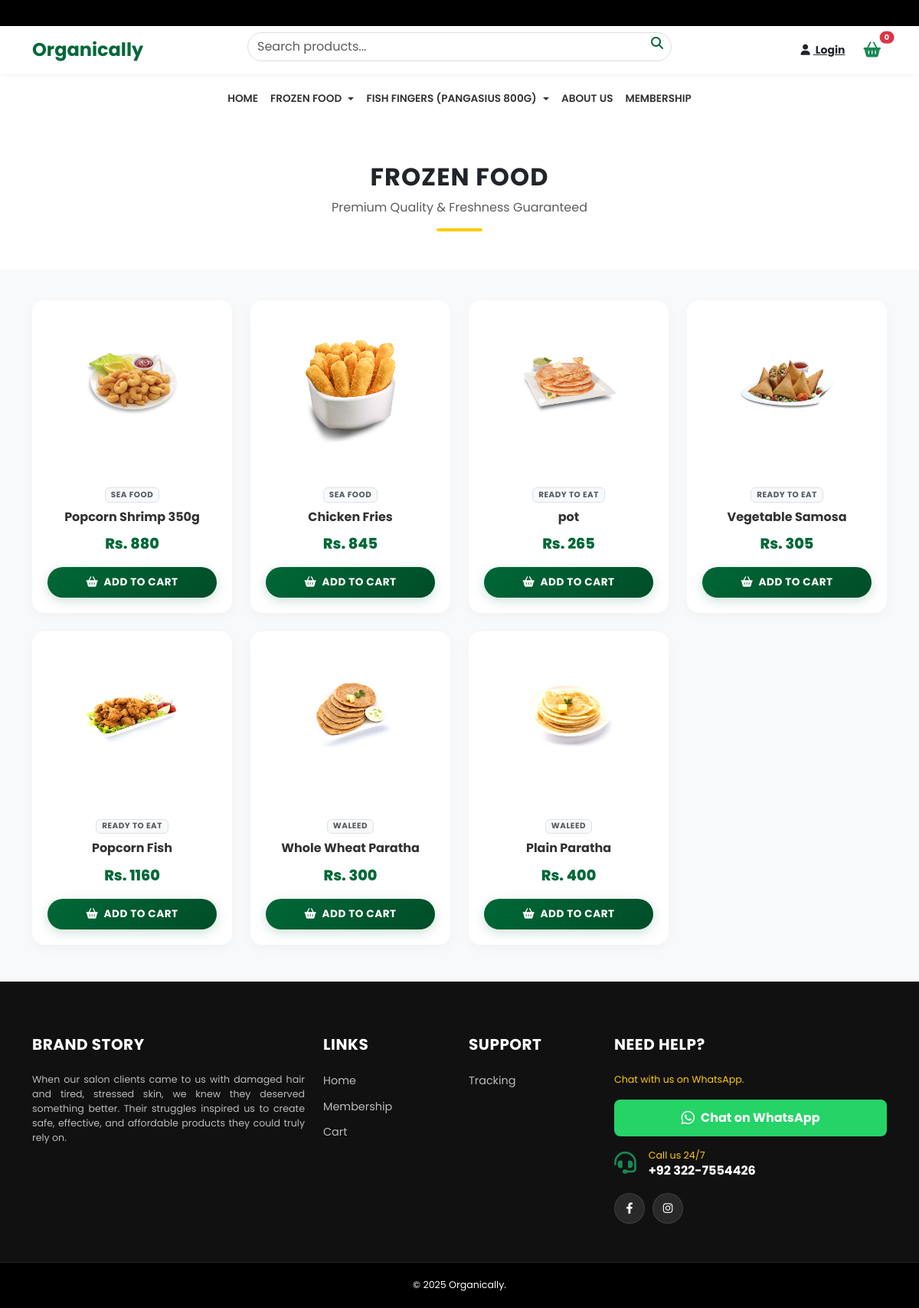
Page /category/1/ on the committed database.
### store/models.py (models this page shows, shortened)
class Category(models.Model):
    name = models.CharField(max_length=100, unique=True)
    image = models.ImageField(upload_to='categories/', blank=True, null=True)
    parents = models.ManyToManyField('self', related_name='children', blank=True, symmetrical=False)
    class Meta: verbose_name_plural = "Categories"

class Product(models.Model):
    categories = models.ManyToManyField(Category, related_name='products')
    name = models.CharField(max_length=200)
    description = models.TextField(blank=True)
    ingredients = models.TextField(blank=True, help_text="Enter ingredients here. Press Enter for new lines.")
    how_to_use = models.TextField(blank=True, help_text="Usage instructions.")
    shipping_info = models.TextField(blank=True, default="Standard delivery charges apply. Delivery within 3-5 working days.")
    price = models.DecimalField(max_digits=10, decimal_places=2)
    image = models.ImageField(upload_to='products/')
    is_available = models.BooleanField(default=True)
    stock = models.PositiveIntegerField(default=0)
    discount_percentage = models.PositiveIntegerField(default=0, help_text="Discount in % (0-100)")
    discount_end_time = models.DateTimeField(null=True, blank=True)
    @property
    def category(self): return self.categories.first()
    def is_discount_active(self):
        return self.discount_percentage > 0 and self.discount_end_time and self.discount_end_time > timezone.now()

### store/views.py (the view)
# urls.py: path('category/<int:category_id>/', views.category_view, name='category_view'),
def category_view(request, category_id):
    c = get_object_or_404(Category, id=category_id)
    if c.children.exists():
        products = Product.objects.filter(categories__in=list(c.children.all()) + [c]).distinct()
    else:
        products = Product.objects.filter(categories=c)
    return render(request, 'store/category.html', {
        'category': c,
        'products': products,
        'categories': Category.objects.all()
    })

### orders/context_processors.py (called while the page is built)
def cart_count(request):
    cart = request.session.get('cart', {})
    return {'cart_item_count': sum(cart.values())}

### templates/store/category.html (shortened to what this page needs)
{% extends 'store/base.html' %}
{% block content %}
<div class="category-header">
    <div class="container">
        <h2 class="fw-bold mb-2 text-uppercase text-dark" style="letter-spacing: 1px;">{{ category.name }}</h2>
        <p class="text-muted mb-0">Premium Quality & Freshness Guaranteed</p>
    </div>
</div>
<div class="container mb-5" style="min-height: 60vh;">
    {% if products %}
    <div class="row g-4">
        {% for product in products %}
        <div class="col-6 col-md-3 d-flex align-items-stretch">
            <div class="product-card w-100">
                <a href="{% url 'product_detail' product.id %}" class="product-img-wrapper">
                    {% if product.image %}
                        <img src="{{ product.image.url }}" alt="{{ product.name }}">
                    {% else %}
                        <img src="https://via.placeholder.com/200x200?text=No+Image" alt="No Image">
                    {% endif %}
                </a>
                <div class="card-body">
                    <div class="mb-2"><span class="badge bg-light text-muted border text-uppercase" style="font-size: 0.65rem; letter-spacing: 0.5px;">{{ product.category.name|default:"General" }}</span></div>
                    <h5 class="card-title"><a href="{% url 'product_detail' product.id %}">{{ product.name }}</a></h5>
                    <div class="mt-auto-wrapper">
                        <div id="price-box-{{ product.id }}">
                            {% if product.stock > 0 and product.is_discount_active %}
                                <p class="price-tag">
                                    <span class="old-price">Rs. {{ product.price|floatformat:0 }}</span>
                                    <span class="current-price">Rs. {{ product.get_price|floatformat:0 }}</span>
                                </p>
                            {% else %}
                                <p class="price-tag">Rs. {{ product.price|floatformat:0 }}</p>
                            {% endif %}
                        </div>
                        <form action="{% url 'add_to_cart' product.id %}" method="POST">
                            <button type="submit" class="btn-add-cart" {% if product.stock <= 0 %}disabled{% endif %}>
                                {% if product.stock > 0 %}
                                    <i class="fas fa-shopping-basket me-1"></i> <span class="d-none d-md-inline">Add to Cart</span><span class="d-inline d-md-none">Add</span>
                                {% else %}
                                    Sold Out
                                {% endif %}
                            </button>
                        </form>
                    </div>
                </div>
            </div>
        </div>
        {% endfor %}
    </div>
    {% endif %}
</div>
{% endblock %}

### templates/store/base.html (shortened to what this page needs)
{% load static %}
<!DOCTYPE html>
<html lang="en">
<head>
    <link href="https://cdn.jsdelivr.net/npm/bootstrap@5.3.0/dist/css/bootstrap.min.css" rel="stylesheet">
    <link rel="stylesheet" href="https://cdnjs.cloudflare.com/ajax/libs/font-awesome/6.4.0/css/all.min.css">
    <link rel="stylesheet" href="https://cdnjs.cloudflare.com/ajax/libs/viewerjs/1.11.3/viewer.min.css">
</head>
<body>
    <div class="top-bar"><div class="marquee-text">Whatsapp us 24/7 at +92 322-7554426 | Free Delivery for Orders over 2500 </div></div>
    <div class="main-header sticky-top">
        <div class="container">
            <div class="row align-items-center g-2">
                <div class="col-6 col-lg-3 d-flex align-items-center">
                    <a href="{% url 'home' %}" class="text-decoration-none"><h4 class="m-0 fw-bold" style="color: var(--primary-green);">Organically</h4></a>
                </div>
                <div class="col-6 col-lg-3 text-end d-flex align-items-center justify-content-end order-lg-3 mobile-actions gap-3">
                    {% if user.is_authenticated %}
                        <div class="dropdown">
                            <a class="text-dark text-decoration-none small fw-bold dropdown-toggle d-flex align-items-center" href="#" data-bs-toggle="dropdown">
                                <i class="fas fa-user-circle fa-lg text-success me-1"></i>
                                <span class="d-none d-lg-inline">{{ user.username }}</span>
                            </a>
                            <ul class="dropdown-menu dropdown-menu-end shadow border-0" style="z-index: 1050;">
                                <li><span class="dropdown-item-text small text-muted">Hi, {{ user.username }}</span></li>
                                <li><hr class="dropdown-divider"></li>
                                <li><a class="dropdown-item small" href="{% url 'my_orders' %}">My Orders</a></li>
                                {% if user.is_superuser %}<li><a class="dropdown-item small text-primary" href="{% url 'admin_dashboard' %}">Admin Panel</a></li>{% endif %}
                                <li><a class="dropdown-item small text-danger" href="{% url 'logout' %}">Logout</a></li>
                            </ul>
                        </div>
                    {% else %}
                        <a href="{% url 'login' %}" class="text-dark small fw-bold"><i class="fas fa-user me-1"></i> Login</a>
                    {% endif %}
                    <a href="{% url 'cart_page' %}" class="btn btn-outline-success rounded-pill position-relative border-0 fw-bold p-1 px-2">
                        <i class="fas fa-shopping-basket fa-lg"></i>
                        <span id="cart-badge" class="position-absolute top-0 start-100 translate-middle badge rounded-pill bg-danger" style="font-size: 0.6rem;">{{ cart_item_count|default:"0" }}</span>
                    </a>
                </div>
                <div class="col-12 col-lg-6 order-lg-2 mt-2 mt-lg-0">
                    <form class="search-box d-flex position-relative" action="{% url 'search' %}" method="GET">
                        <input class="form-control search-input" type="search" name="q" placeholder="Search products..." value="{{ request.GET.q }}">
                        <button class="search-btn" type="submit"><i class="fas fa-search"></i></button>
                    </form>
                </div>
            </div>
        </div>
    </div>
    <nav class="navbar navbar-expand-lg navbar-custom shadow-sm bg-white d-none d-lg-block">
        <div class="container justify-content-center">
            <ul class="navbar-nav align-items-center">
                <li class="nav-item"><a class="nav-link" href="{% url 'home' %}">HOME</a></li>
                {% for cat in categories %}
                    {% if not cat.parents.exists %}
                        {% if cat.children.exists %}
                            <li class="nav-item dropdown">
                                <a class="nav-link dropdown-toggle" href="{% url 'category_view' cat.id %}" id="catDrop{{ cat.id }}" role="button" aria-expanded="false">
                                    {{ cat.name|upper }}
                                </a>
                            </li>
                        {% else %}
                            <li class="nav-item">
                                <a class="nav-link" href="{% url 'category_view' cat.id %}">{{ cat.name|upper }}</a>
                            </li>
                        {% endif %}
                    {% endif %}
                {% endfor %}
                <li class="nav-item"><a class="nav-link" href="{% url 'about' %}">ABOUT US</a></li>
                <li class="nav-item"><a class="nav-link" href="{% url 'membership' %}">MEMBERSHIP</a></li>
            </ul>
        </div>
    </nav>
    <div style="flex: 1;">{% block content %}{% endblock %}</div>
    <footer>
        <div class="container">
            <div class="row g-4">
                <div class="col-lg-4 col-md-6">
                    <h5 class="text-white">Brand Story</h5>
                    <p class="small mb-4" style="color: var(--accent-white); text-align: justify;">
                        When our salon clients came to us with damaged hair and tired, stressed skin, we knew they deserved something better.
                        Their struggles inspired us to create safe, effective, and affordable products they could truly rely on.
                    </p>
                </div>
                <div class="col-lg-2 col-md-6 col-6"><h5>Links</h5><ul><li><a href="{% url 'home' %}">Home</a></li><li><a href="{% url 'membership' %}">Membership</a></li><li><a href="{% url 'cart_page' %}">Cart</a></li></ul></div>
                <div class="col-lg-2 col-md-6 col-6"><h5>Support</h5><ul><li><a href="{% url 'my_orders' %}">Tracking</a></li></ul></div>
                <div class="col-lg-4 col-md-6">
                    <h5>Need Help?</h5>
                    <p class="small mb-3" style="color: var(--accent-yellow);">Chat with us on WhatsApp.</p>
                    <a href="https://wa.me/923227554426" target="_blank" class="btn w-100 mb-3 d-flex align-items-center justify-content-center" style="background-color: #25D366; color: white; font-weight: bold; border:none; padding: 12px; border-radius: 8px;"><i class="fab fa-whatsapp fa-lg me-2"></i> Chat on WhatsApp</a>
                    <div class="d-flex align-items-center mb-3"><i class="fas fa-headset fa-2x text-success me-3"></i><div><p class="mb-0 small" style="color: var(--accent-yellow);">Call us 24/7</p><h6 class="text-white fw-bold m-0">+92 322-7554426</h6></div></div>
                    <div class="footer-social"><a href="https://web.facebook.com/profile.php?id=61584493205748" target="_blank"><i class="fab fa-facebook-f"></i></a><a href="#" target="_blank"><i class="fab fa-instagram"></i></a></div>
                </div>
            </div>
        </div>
        <div class="footer-bottom"><div class="container text-center"><p class="mb-0 small text-white">&copy; 2025 Organically.</p></div></div>
    </footer>
</body>
</html>

### templates/store/base.html (style rules this page uses)
:root { --primary-green: #006837; --accent-yellow: #fecb00; --light-bg: #f8f9fa; }
body { font-family: 'Poppins', sans-serif; background-color: var(--light-bg); display: flex; flex-direction: column; min-height: 100vh; }
.top-bar { background-color: #000; color: #fff; font-size: 0.75rem; padding: 8px 0; overflow: hidden; white-space: nowrap; }
.marquee-text { display: inline-block; padding-left: 100%; animation: marquee 15s linear infinite; }
.main-header { background-color: #fff; padding: 15px 0; box-shadow: 0 2px 10px rgba(0,0,0,0.05); }
.search-input { border-radius: 50px; padding-right: 40px; border: 1px solid #ddd; }
.search-btn { position: absolute; right: 5px; top: 2px; background: none; border: none; color: var(--primary-green); }
.navbar-custom .nav-link { color: #333; font-weight: 600; font-size: 0.85rem; padding: 15px 15px; transition: 0.3s; }
@media (min-width: 992px) { .navbar-custom .dropdown-toggle::after { vertical-align: middle; margin-left: 5px; } }
footer { background-color: #111; color: #bbb; margin-top: auto; padding-top: 70px; font-size: 0.9rem; }
footer h5 { color: #fff; font-weight: 700; margin-bottom: 25px; text-transform: uppercase; letter-spacing: 0.5px; }
footer ul { list-style: none; padding: 0; }
footer ul li { margin-bottom: 12px; }
footer ul li a { color: #bbb; text-decoration: none; transition: 0.3s; }
.footer-social { display: flex; gap: 10px; margin-top: 20px; }
.footer-social a { display: flex; width: 40px; height: 40px; background: rgba(255, 255, 255, 0.1); color: #fff !important; align-items: center; justify-content: center; border-radius: 50%; text-decoration: none; transition: all 0.3s ease; border: 1px solid rgba(255, 255, 255, 0.1); }
.footer-bottom { background: #000; padding: 20px 0; margin-top: 50px; border-top: 1px solid #222; }

### templates/store/category.html (style rules this page uses)
.category-header { background-color: #fff; padding: 50px 0; margin-bottom: 40px; position: relative; text-align: center; }
.category-header::after { content: ''; display: block; width: 60px; height: 4px; background: #fecb00; margin: 15px auto 0; border-radius: 2px; }
.product-card { border: none; border-radius: 16px; transition: all 0.3s ease; background: #fff; overflow: hidden; position: relative; height: 100%; display: flex; flex-direction: column; box-shadow: 0 5px 15px rgba(0,0,0,0.03); }
.product-img-wrapper { height: 220px; overflow: hidden; display: flex; align-items: center; justify-content: center; background-color: #fff; padding: 15px; position: relative; }
.product-img-wrapper img { max-height: 100%; max-width: 100%; transition: transform 0.5s ease; }
.card-body { padding: 20px; flex: 1; display: flex; flex-direction: column; text-align: center; }
.card-title { font-size: 1rem !important; font-weight: 700; color: #333; margin-bottom: 10px; line-height: 1.4; }
.card-title a { text-decoration: none; color: #333; transition: 0.2s; }
.mt-auto-wrapper { margin-top: auto; }
.price-tag { color: #006837; font-weight: 800; font-size: 1.2rem; margin-bottom: 15px; }
.btn-add-cart { background: linear-gradient(135deg, #006837 0%, #004d29 100%); color: white; border-radius: 50px; font-weight: 700; padding: 10px 0; transition: 0.3s; width: 100%; border: none; box-shadow: 0 4px 15px rgba(0, 104, 55, 0.2); text-transform: uppercase; font-size: 0.85rem; letter-spacing: 0.5px; }

### rows in the picture
Category: name "FROZEN FOOD"
Category: name "FISH FINGERS (PANGASIUS 800G)"
Product: image (picture), category.name "SEA FOOD", name "Popcorn Shrimp 350g", price "880", stock "ADD TO CART"
Product: image (picture), category.name "SEA FOOD", name "Chicken Fries", price "845", stock "ADD TO CART"
Product: image (picture), category.name "READY TO EAT", name "pot", price "265", stock "ADD TO CART"
Product: image (picture), category.name "READY TO EAT", name "Vegetable Samosa", price "305", stock "ADD TO CART"
Product: image (picture), category.name "READY TO EAT", name "Popcorn Fish", price "1160", stock "ADD TO CART"
Product: image (picture), category.name "WALEED", name "Whole Wheat Paratha", price "300", stock "ADD TO CART"
Product: image (picture), category.name "WALEED", name "Plain Paratha", price "400", stock "ADD TO CART"

### other values in the picture
{{ cart_item_count|default:"0" }} "0"
